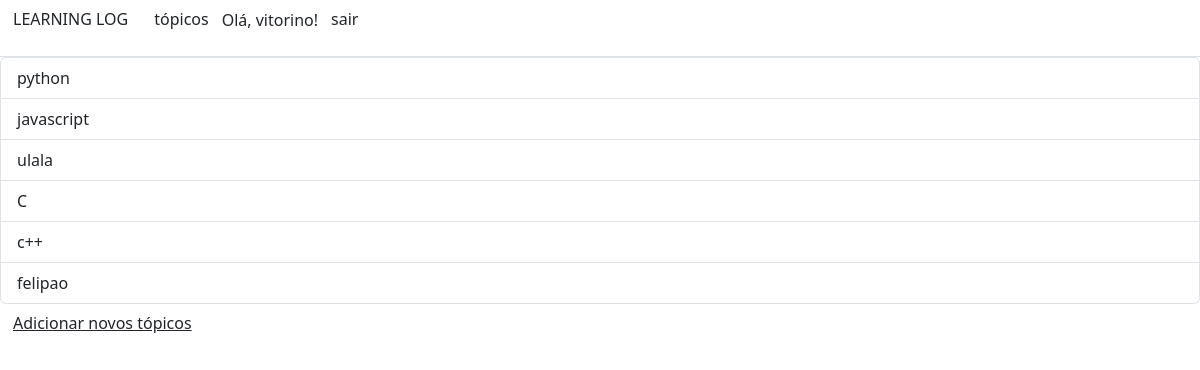
/topics (signed in), run on an earlier commit of the app's database.
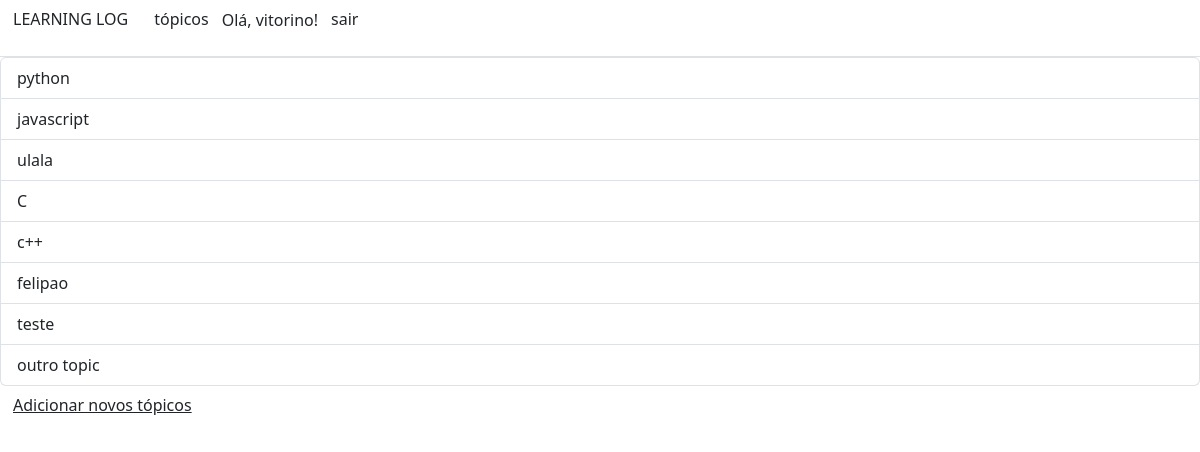
And on a later commit of the database.
### learning_logs/models.py (models this page shows)
class Topic(models.Model):
    text = models.CharField(max_length = 200)
    date_added = models.DateTimeField(auto_now_add = True)
    owner = models.ForeignKey(User, on_delete=models.CASCADE)
    def __str__(self):
        return self.text

### learning_logs/views.py (the view)
# urls.py: path('topics', views.topics, name='topics'),
@login_required
def topics(request):
    topics = Topic.objects.filter(owner=request.user).order_by('date_added')
    context = {'topics': topics} #recebe um dicionario
    return render(request, 'learning_logs/topics.html', context)

### learning_logs/templates/learning_logs/topics.html
{% extends "learning_logs/base.html" %}
{% block content %}
    <ul class="list-group">
        {% for topic in topics %}
            <li class="list-group-item">
                <a href="{% url 'topic' topic.id %}" class="text-reset text-decoration-none"> {{ topic }} </a>
            </li>
        {% empty %}
            <li class="list-group-item">não há tópicos</li>
        {% endfor %}
    </ul>
    <a href="{% url 'new_topic' %}" class="text-reset btn btn-link"">Adicionar novos tópicos</a>
{% endblock content %}

What changed in the data, as far as the page shows it:
added Topic: text "teste"
added Topic: text "outro topic"
